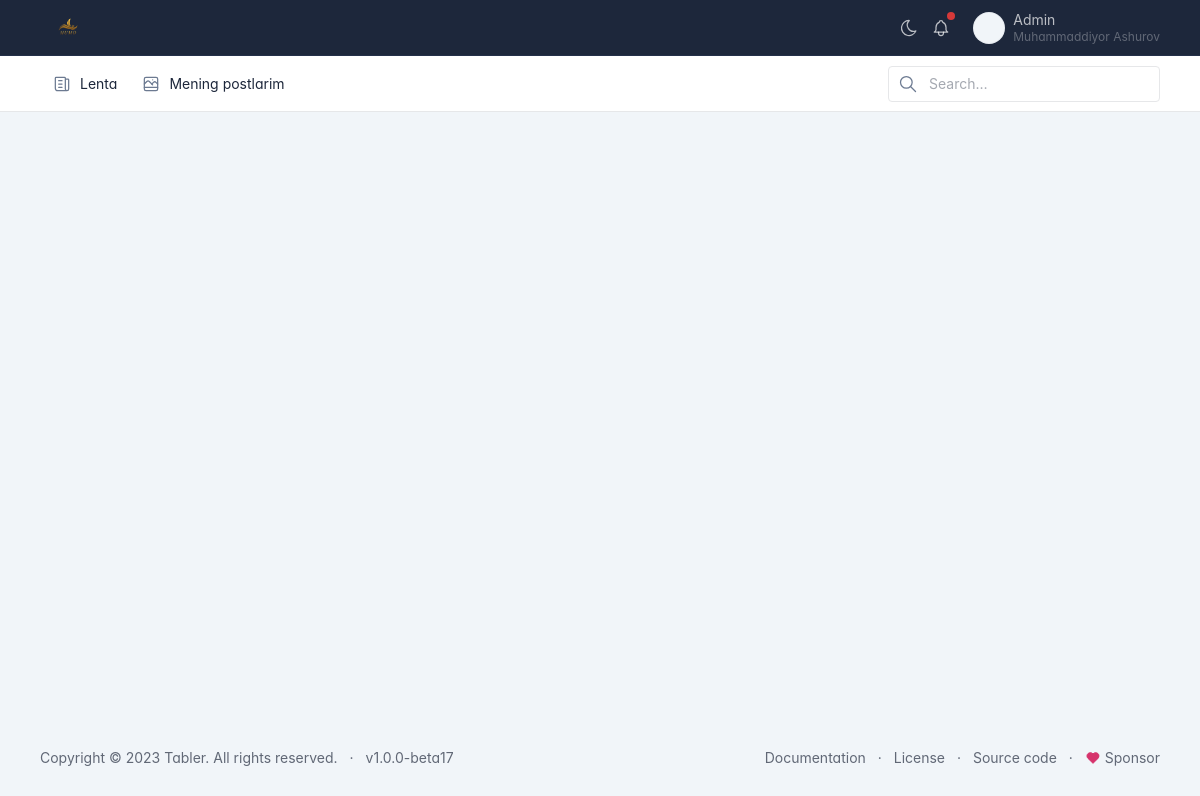
Screenshot of / (signed in) with the database file from the repository.
### accounts/models.py (models this page shows, shortened)
class User(AbstractUser):
    avatar = models.ImageField(upload_to='users/avatars/', null=True, blank=True, verbose_name="Profil rasmi")
    birthday = models.DateField("Tug'ilgan sana", null=True)
    phone = models.CharField("Telefon raqam", max_length=13, null=True)
    class Meta:
        verbose_name = "Foydalanuvchi"
        verbose_name_plural = "Foydalanuvchilar"

### posts/views.py (the view)
# urls.py: path("", IndexPage.as_view(), name="index"),
class IndexPage(TemplateView):
    template_name = 'index.html'
    def get_context_data(self, **kwargs):
        context = super().get_context_data(**kwargs)
        context['posts'] = Post.objects.all()
        return context

### posts/templates/index.html (shortened to what this page needs)
{% extends 'base.html' %}

### posts/templates/base.html (shortened to what this page needs)
<!doctype html>
<html lang="en">
<head>
    {% load static %}
    <link href="{% static 'css/tabler.min.css' %}" rel="stylesheet"/>
    <link href="{% static 'css/tabler-flags.min.css' %}" rel="stylesheet"/>
    <link href="{% static 'css/tabler-payments.min.css' %}" rel="stylesheet"/>
    <link href="{% static 'css/tabler-vendors.min.css' %}" rel="stylesheet"/>
    <link href="{% static 'css/demo.min.css' %}" rel="stylesheet"/>
</head>
<body>
<div class="page">
    <header class="navbar navbar-expand-md navbar-dark d-print-none">
        <div class="container-xl">
            <h1 class="navbar-brand navbar-brand-autodark d-none-navbar-horizontal pe-0 pe-md-3">
                <a href="{% url 'index' %}">
                    <img src="/static/img/icons/Logo_white.webp" width="110" height="32" alt="HumoGram"
                         class="navbar-brand-image">
                </a>
            </h1>
            <div class="navbar-nav flex-row order-md-last">
                <div class="d-none d-md-flex">
                    <a href="?theme=dark" class="nav-link px-0 hide-theme-dark" title="Enable dark mode"
                       data-bs-toggle="tooltip" data-bs-placement="bottom">
                    </a>
                    <div class="nav-item dropdown d-none d-md-flex me-3">
                        <a href="#" class="nav-link px-0" data-bs-toggle="dropdown" tabindex="-1"
                           aria-label="Show notifications">
                            <span class="badge bg-red"></span>
                        </a>
                    </div>
                </div>
                {% if request.user.is_authenticated %}
                <div class="nav-item dropdown">
                    <a href="#" class="nav-link d-flex lh-1 text-reset p-0" data-bs-toggle="dropdown"
                       aria-label="Open user menu">
                        {% if request.user.avatar %}
                        <span class="avatar avatar-sm"
                              style="background-image: url({{ request.user.avatar.url }}); border-radius: 50%"></span>
                        {% else %}
                        <span class="avatar avatar-sm"
                              style="background-image: url(/static/img/icons/default.jpg); border-radius: 50%"></span>
                        {% endif %}
                        <div class="d-none d-xl-block ps-2">
                            <div>{{ request.user.username }}</div>
                            <div class="mt-1 small text-muted">
                                {{ request.user.first_name }}
                                {{ request.user.last_name }}
                            </div>
                        </div>
                    </a>
                </div>
                {% else %}
                <div class="nav-item">
                    <a href="{% url 'sign_in' %}">Kirish</a>
                    <a href="{% url 'register' %}">Registratsiya</a>
                </div>
                {% endif %}
            </div>
        </div>
    </header>
    <div class="navbar-expand-md">
        <div class="collapse navbar-collapse" id="navbar-menu">
            <div class="navbar navbar-light">
                <div class="container-xl">
                    <ul class="navbar-nav">
                        <li class="nav-item">
                            <a class="nav-link" href="{% url 'index' %}">
                            <span class="nav-link-icon d-md-none d-lg-inline-block">
                                </span>
                                <span class="nav-link-title">
                                Lenta
                                </span>
                            </a>
                        </li>
                        <li class="nav-item">
                            <a class="nav-link" href="{% url 'my_posts' %}">
                            <span class="nav-link-icon d-md-none d-lg-inline-block">
                                </span>
                                <span class="nav-link-title">
                                Mening postlarim
                                </span>
                            </a>
                        </li>
                    </ul>
                    <div class="my-2 my-md-0 flex-grow-1 flex-md-grow-0 order-first order-md-last">
                        <form action="./" method="get" autocomplete="off" novalidate>
                            <div class="input-icon">
                    <span class="input-icon-addon">
                    </span>
                                <input type="text" value="" class="form-control" placeholder="Search…"
                                       aria-label="Search in website">
                            </div>
                        </form>
                    </div>
                </div>
            </div>
        </div>
    </div>
    <div class="page-wrapper">
        <footer class="footer footer-transparent d-print-none">
            <div class="container-xl">
                <div class="row text-center align-items-center flex-row-reverse">
                    <div class="col-lg-auto ms-lg-auto">
                        <ul class="list-inline list-inline-dots mb-0">
                            <li class="list-inline-item"><a href="./docs/" class="link-secondary">Documentation</a></li>
                            <li class="list-inline-item"><a href="./license.html" class="link-secondary">License</a>
                            </li>
                            <li class="list-inline-item"><a href="https://github.com/tabler/tabler" target="_blank"
                                                            class="link-secondary" rel="noopener">Source code</a></li>
                            <li class="list-inline-item">
                                <a href="https://github.com/sponsors/codecalm" target="_blank" class="link-secondary"
                                   rel="noopener">
                                    Sponsor
                                </a>
                            </li>
                        </ul>
                    </div>
                    <div class="col-12 col-lg-auto mt-3 mt-lg-0">
                        <ul class="list-inline list-inline-dots mb-0">
                            <li class="list-inline-item">
                                Copyright &copy; 2023
                                <a href="." class="link-secondary">Tabler</a>.
                                All rights reserved.
                            </li>
                            <li class="list-inline-item">
                                <a href="./changelog.html" class="link-secondary" rel="noopener">
                                    v1.0.0-beta17
                                </a>
                            </li>
                        </ul>
                    </div>
                </div>
            </div>
        </footer>
    </div>
</div>
</body>
</html>

### posts/templates/base.html (style rules this page uses)
:root { --tblr-font-sans-serif: 'Inter Var', -apple-system, BlinkMacSystemFont, San Francisco, Segoe UI, Roboto, Helvetica Neue, sans-serif; }
body { font-feature-settings: "cv03", "cv04", "cv11"; }

### rows the page displays
User: user.username "Admin", user.first_name "Muhammaddiyor", user.last_name "Ashurov"
